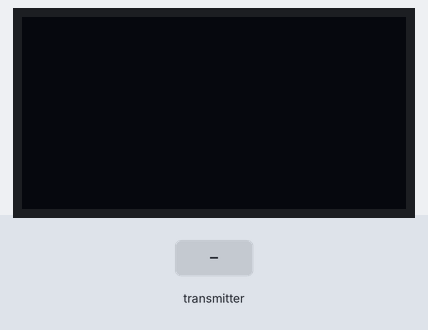
Bench run of a sketch on a simulated Arduino Uno R4 WiFi. On the bench: 128×64 one-colour display. The test bench sets the inputs (shaded band). WiFi joins after 1.5 s; servers stay silent unless stated; the display library's start-up logo is not drawn; no radio packets arrive unless stated; what the sketch prints to the serial monitor is not drawn.

Above: at 4.7 s.
4.8 s: the transmitter starts sending temperature = 0
At 6.7 s:
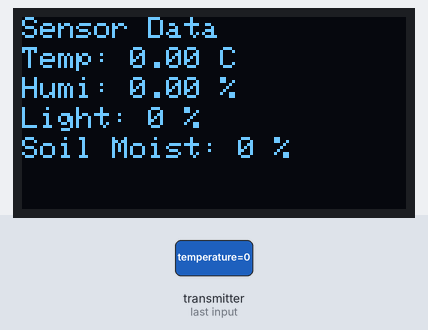
7.0 s: the transmitter starts sending humidity = 25
At 8.0 s:
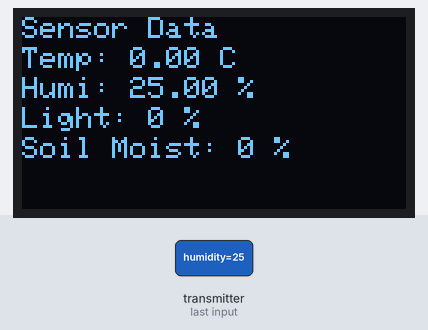
9.1 s: the transmitter starts sending light = 256
At 10.3 s:
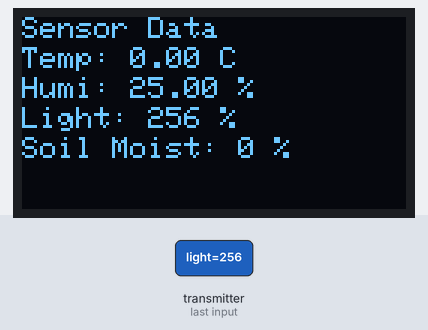
11.1 s: the transmitter starts sending soil_moisture = 256
At 12.5 s:
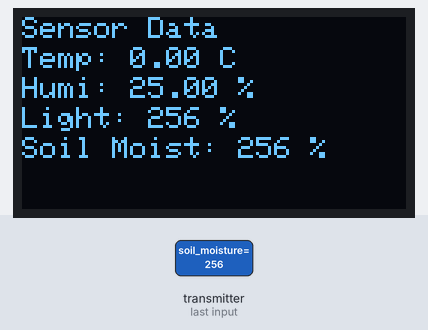
13.2 s: the transmitter starts sending temperature = 25
At 14.8 s:
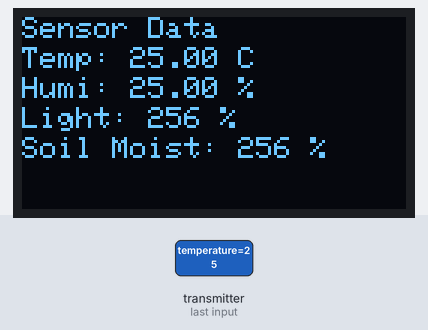
15.3 s: the transmitter starts sending humidity = 0
At 17.1 s:
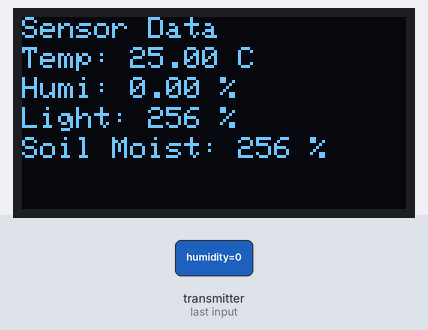
Timing chart, 0 to 18.3 s (numbered marks = the images above; inputs shaded):
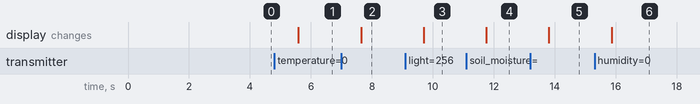

The sketch:

NRFL01_R4_Test_Reciever_Added_WIFI_OLED.ino
```cpp
#include <SPI.h>
#include <nRF24L01.h>
#include <RF24.h>
#include <WiFiS3.h>
#include <Adafruit_GFX.h>
#include <Adafruit_SSD1306.h>

// Replace with your network credentials
const char* ssid = "aterm-899480-g";
const char* password = "9a2dd9f5689d0";

// Replace with your server IP and PHP file
const char* serverIP = "35.213.49.212"; // IP 주소
const int serverPort = 80; // 기본 HTTP 포트

// OLED display width and height, in pixels
#define SCREEN_WIDTH 128
#define SCREEN_HEIGHT 64

// Reset pin (or -1 if sharing Arduino reset pin)
#define OLED_RESET -1

// Create an SSD1306 display object connected to I2C (SDA, SCL pins)
Adafruit_SSD1306 display(SCREEN_WIDTH, SCREEN_HEIGHT, &Wire, OLED_RESET);

#define CE_PIN 9
#define CSN_PIN 10

RF24 radio(CE_PIN, CSN_PIN);
const byte address[6] = "00001";

struct SensorData {
  float temperature;
  float humidity;
  uint16_t light;
  uint16_t soil_moisture;
  uint8_t padding[2]; // Add padding to align the structure
};

WiFiClient client;
unsigned long lastSendTime = 0; // 타이머를 위한 변수
const unsigned long sendInterval = 600000; // 10분 (600,000 밀리초)

void setup() {
  Serial.begin(9600);

  if (!radio.begin()) {
    Serial.println("nRF24L01 initialization failed!");
    while (1); // Initialization failed, halt
  }

  radio.openReadingPipe(0, address);
  radio.setPALevel(RF24_PA_LOW);
  radio.setDataRate(RF24_250KBPS);
  radio.setChannel(76);
  radio.startListening();

  Serial.println("Receiver started");

  // Initialize the OLED display
  if (!display.begin(SSD1306_SWITCHCAPVCC, 0x3C)) { // Address 0x3C for 128x64
    Serial.println(F("SSD1306 allocation failed"));
    for (;;); // Don't proceed, loop forever
  }

  display.display();
  delay(2000); // Pause for 2 seconds
  display.clearDisplay();
  display.setTextSize(1);
  display.setTextColor(SSD1306_WHITE);

  // Connect to Wi-Fi
  WiFi.begin(ssid, password);

  while (WiFi.status() != WL_CONNECTED) {
    delay(1000);
    Serial.println("Connecting to WiFi...");
  }

  Serial.println("Connected to WiFi");
}

void loop() {
  if (radio.available()) {
    SensorData data;
    radio.read(&data, sizeof(data));
    Serial.print("Received: Temp = ");
    Serial.print(data.temperature);
    Serial.print(", Humi = ");
    Serial.print(data.humidity);
    Serial.print(", Light = ");
    Serial.print(data.light);
    Serial.print(", Soil Moisture = ");
    Serial.println(data.soil_moisture);

    // Display on OLED
    display.clearDisplay();
    display.setCursor(0, 0);
    display.println("Sensor Data");
    display.setCursor(0, 10);
    display.print("Temp: ");
    display.print(data.temperature);
    display.println(" C");
    display.setCursor(0, 20);
    display.print("Humi: ");
    display.print(data.humidity);
    display.println(" %");
    display.setCursor(0, 30);
    display.print("Light: ");
    display.print(data.light);
    display.println(" %");
    display.setCursor(0, 40);
    display.print("Soil Moist: ");
    display.print(data.soil_moisture);
    display.println(" %");
    display.display();

    // 현재 시간 가져오기
    unsigned long currentMillis = millis();

    // 10분마다 데이터 전송
    if (currentMillis - lastSendTime >= sendInterval) {
      // Send data to server
      if (WiFi.status() == WL_CONNECTED) {
        if (client.connect(serverIP, serverPort)) {
          String httpRequestData = "temperature=" + String(data.temperature)
                                 + "&humidity=" + String(data.humidity)
                                 + "&light=" + String(data.light)
                                 + "&soil_moisture=" + String(data.soil_moisture);

          client.println("POST /SmartFarm_test/server/process_R4.php HTTP/1.1");
          client.print("Host: "); client.println(serverIP);
          client.println("Content-Type: application/x-www-form-urlencoded");
          client.print("Content-Length: "); client.println(httpRequestData.length());
          client.println();
          client.println(httpRequestData);

          while (client.connected() || client.available()) {
            if (client.available()) {
              String line = client.readStringUntil('\n');
              Serial.println(line);
            }
          }

          client.stop();
          lastSendTime = currentMillis; // 마지막 전송 시간을 갱신
        } else {
          Serial.println("Connection to server failed");
        }
      } else {
        Serial.println("WiFi Disconnected");
      }
    }
  } else {
    Serial.println("No data available");
  }
  delay(1000); // Adjust the delay as needed for receiving data and updating the display
}
```

Measured:
- after the input at 4.8 s, the display: changes after 0.79 s (image 1)
- after the input at 7.0 s, the display: changes after 0.64 s (image 2)
- after the input at 9.1 s, the display: changes after 0.60 s (image 3)
- after the input at 11.1 s, the display: changes after 0.65 s (image 4)
- after the input at 13.2 s, the display: changes after 0.61 s (image 5)
- after the input at 15.3 s, the display: changes after 0.56 s (image 6)
